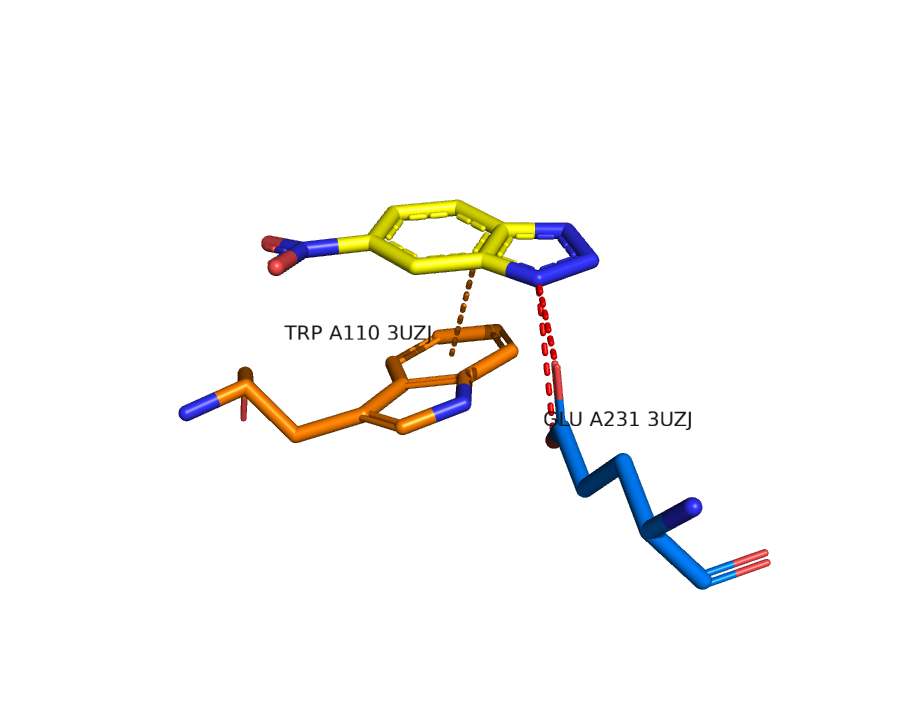
#> input picture pre_analysis/kemp_theozymes/report/img/T00001.png, 900 x 720 px, given in place of overview.png, which was not available
$ python compose_design_figure.py ../pre_analysis/kemp_theozymes/report/img ../pre_analysis/kemp_theozymes/report/img/T00003.png
#> lines starting #> are read from the running program, lines starting #| are printed output that depends on the picture
"""Compose the README's design figure from two PyMOL renders (`tools/render_design.pml`).

Usage:
    uv run python tools/compose_design_figure.py <folder with overview.png, closeup.png> <out.png>

Left panel: the whole protein. Right panel: the active site with the two catalytic contacts.
The captions say what the structure is (design s010, Boltz-2 refold, seed 2 of 5) and that the
seed was picked for illustration.
"""

import sys

import matplotlib
import numpy as np
from PIL import Image

matplotlib.use("Agg")
import matplotlib.pyplot as plt  # noqa: E402

INK, BODY = "#111518", "#49555D"
TITLE = "A de novo design, refolded by Boltz-2 around its target"
SUBTITLE = (
    "Design s010: backbone generated de novo, sequence designed from scratch. "
    "TM-score to the closest known structure 0.57 (novelty gate: 0.70)."
)
CAPTIONS = (
    "Left: whole protein, N-terminus blue to C-terminus red, ligand 6NT as spheres.   "
    "Right: catalytic Asp86 and Gln52 holding 6NT; crystal medians are 2.51 and 3.03 Å.",
    "Boltz-2 refold, seed 2 of 5, chosen for illustration: both contacts are inside the crystal "
    "windows here, and in 2 of the 5 seeds.",
)


def crop(path, box=None):
    image = Image.open(path).convert("RGB")
    if box is None:
        array = np.asarray(image)
        ys, xs = np.where((array < 245).any(axis=2))
        pad = 30
        box = (
            max(xs.min() - pad, 0),
            max(ys.min() - pad, 0),
            min(xs.max() + pad, array.shape[1]),
            min(ys.max() + pad, array.shape[0]),
        )
#> box = (148, 169, 800, 619)
    return image.crop(box)
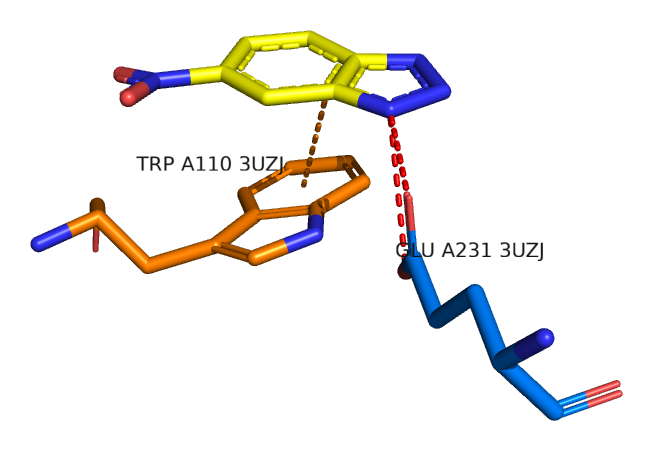
#> returned value: PIL image 652x450 RGB; mean R, G, B 240.4, 238.3, 235.9


def main():
    folder, out = sys.argv[1], sys.argv[2]
    overview = crop(f"{folder}/overview.png")
    closeup = crop(f"{folder}/closeup.png", (80, 380, 1500, 1060))
#> call 2 of crop, with box = (80, 380, 1500, 1060)
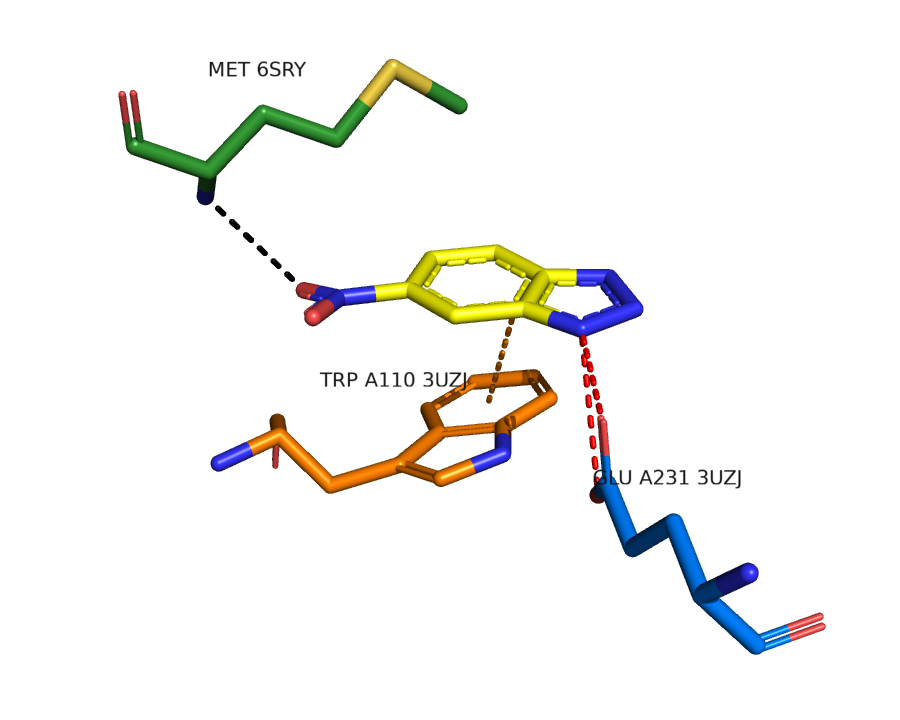
#> input picture pre_analysis/kemp_theozymes/report/img/T00003.png, 900 x 720 px, given in place of closeup.png, which was not available
#> in crop (call 2), `return image.crop(box)`:
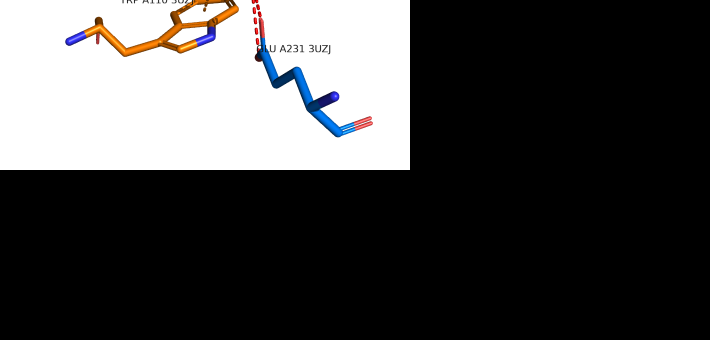
#> returned value: PIL image 1420x680 RGB (shown at 1/2 size); mean R, G, B 70.5, 70.1, 70.1
    fig = plt.figure(figsize=(12, 5.4), dpi=200)
    ratios = [overview.width / overview.height, closeup.width / closeup.height]
#> ratios = [1.45, 2.09]
    grid = fig.add_gridspec(
        1, 2, width_ratios=ratios, wspace=0.04, left=0.01, right=0.99, top=0.84, bottom=0.12
    )
    for slot, image in zip(grid, (overview, closeup), strict=True):
        ax = fig.add_subplot(slot)
        ax.imshow(image)
        ax.axis("off")
#> this loop made 2 passes
    fig.text(0.02, 0.945, TITLE, fontsize=14, fontweight="bold", color=INK)
    fig.text(0.02, 0.895, SUBTITLE, fontsize=9.5, color=BODY)
    for y, caption in zip((0.06, 0.025), CAPTIONS, strict=True):
        fig.text(0.02, y, caption, fontsize=8.8, color=BODY)
    fig.savefig(out)
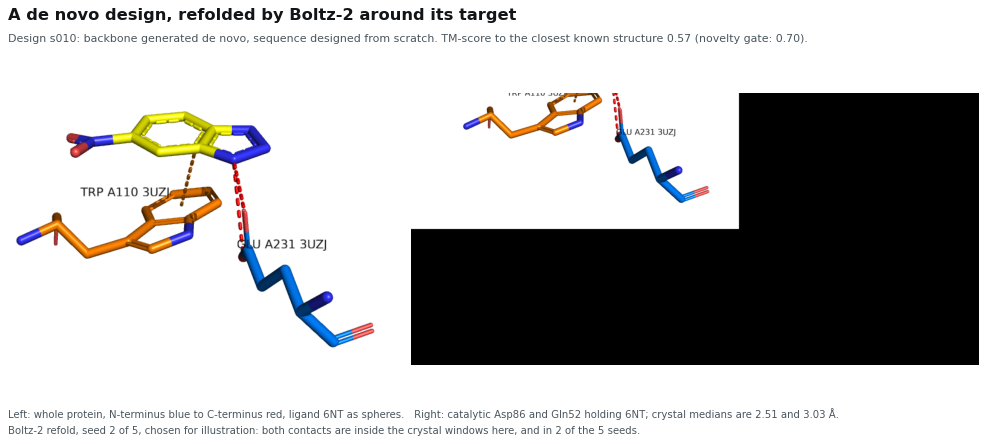
#> figure drawn by matplotlib, 2 panels


if __name__ == "__main__":
    main()
